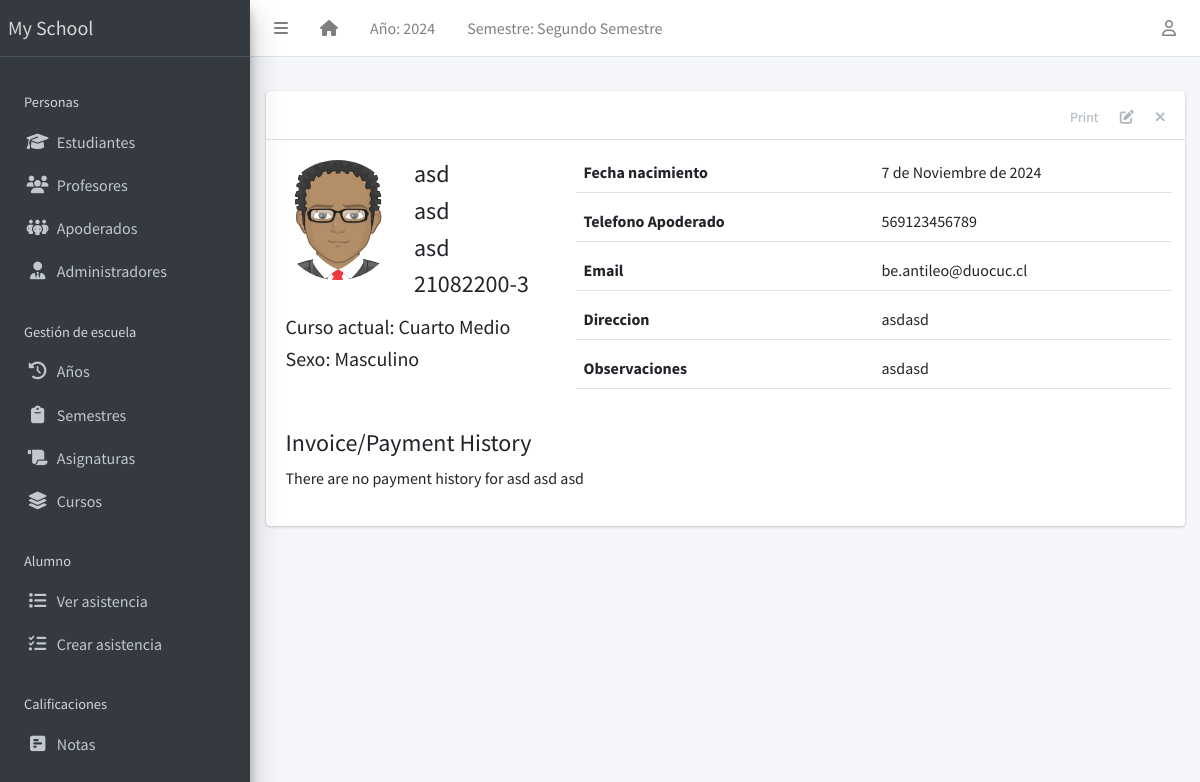
Screenshot of /student/5/ (signed in) with the database file from the repository.
### apps/corecode/models.py (models this page shows, shortened)
class AcademicSession(models.Model):
    name = models.CharField(max_length=200, unique=True)
    current = models.BooleanField(default=True)
    class Meta:
        ordering = ["-name"]

class AcademicTerm(models.Model):
    name = models.CharField(max_length=20, unique=True)
    current = models.BooleanField(default=True)
    class Meta:
        ordering = ["name"]

class SiteConfig(models.Model):
    key = models.SlugField()
    value = models.CharField(max_length=200)

class StudentClass(models.Model):
    name = models.CharField(max_length=200, unique=True)
    class Meta:
        verbose_name = "Class"
        verbose_name_plural = "Classes"
        ordering = ["name"]
    def __str__(self):
        return self.name

### apps/students/models.py (models this page shows)
class Student(models.Model):
    STATUS_CHOICES = [("activo", "Activo"), ("inactivo", "Inactivo")]
    GENDER_CHOICES = [("masculino", "Masculino"), ("femenino", "Femenino")]
    estado = models.CharField(max_length=10, choices=STATUS_CHOICES, default="activo")
    rut_regex = RegexValidator(
        regex=r"^\d{1,2}\d{3}\d{3}-[0-9kK]{1}$",
        message="El RUT debe estar en el formato 'XXXXXXXX-X'"
    )
    rut = models.CharField(max_length=12, unique=True, validators=[rut_regex], blank=True)
    apellido_paterno = models.CharField(max_length=200)
    apellido_materno = models.CharField(max_length=200)
    nombres = models.CharField(max_length=200, blank=True)
    sexo = models.CharField(max_length=10, choices=GENDER_CHOICES, default="masculino")
    fecha_nacimiento = models.DateField(default=timezone.now)
    curso_actual = models.ForeignKey(
        StudentClass, on_delete=models.SET_NULL, blank=True, null=True
    )
    fecha_admision = models.DateField(default=timezone.now)
    telefono_regex = RegexValidator(
        regex="^[0-9]{9,15}$", message="El número de teléfono no tiene el formato correcto."
    )
    telefono_apoderado = models.CharField(
        validators=[telefono_regex], max_length=15, blank=True
    )
    direccion = models.TextField(blank=True)
    observaciones = models.TextField(blank=True)
    email = models.EmailField(
        max_length=254, unique=True, validators=[EmailValidator()],
        blank=True, null=True
    )
    foto = models.ImageField(blank=True, upload_to="students/fotos/")
    representante = models.ForeignKey(
        "representatives.Representatives", on_delete=models.SET_NULL, null=True, blank=True, related_name="estudiantes"
    )
    subjects = models.ManyToManyField(Subject, related_name="students", blank=True)
    class Meta:
        ordering = ["apellido_paterno", "apellido_materno", "nombres"]
    def __str__(self):
        return f"{self.nombres} {self.apellido_paterno} {self.apellido_materno}"

### apps/students/views.py (the view)
# urls.py: path("<int:pk>/", StudentDetailView.as_view(), name="student-detail"),
class StudentDetailView(LoginRequiredMixin, DetailView):
    model = Student
    template_name = "students/student_detail.html"
    def get_context_data(self, **kwargs):
        context = super(StudentDetailView, self).get_context_data(**kwargs)
        context["payments"] = Invoice.objects.filter(student=self.object)
        return context

### apps/corecode/context_processors.py (called while the page is built)
def site_defaults(request):
    current_session = AcademicSession.objects.get(current=True)
    current_term = AcademicTerm.objects.get(current=True)
    vals = SiteConfig.objects.all()
    contexts = {
        "current_session": current_session.name,
        "current_term": current_term.name,
    }
    for val in vals:
        contexts[val.key] = val.value
    return contexts

### apps/templatetags/user_groups.py (called while the page is built)
@register.filter
def in_group(user, group_id):
    return user.groups.filter(id=group_id).exists()

### apps/students/templates/students/student_detail.html
{% extends 'base.html' %}
{% load static %}
{% block content-header %}
<div class="card-header">
  <div class="card-tools">
    <a href="#" class="btn btn-tool">Print</a>
    <a href="{% url 'student-update' object.id %}" class="btn btn-tool">
      <i class="fas fa-edit"></i>
    </a>
    <a href="{% url 'student-delete' object.id %}" class="btn btn-tool">
      <i class="fas fa-times"></i>
    </a>
  </div>
</div>
{% endblock content-header %}
{% block content %}
    <div class="row mb-4">
      <div class="col-sm-4">
        <div class="row mb-2">
          {% if object.foto %}
            <img
              src="{{ object.foto.url }}"
              class="float-left rounded-circle mr-3" style="width: 120px; height: 120px;">
          {% else %}
            <img
              src="{% static 'dist/img/avatar.png' %}"
              class="float-left rounded-circle mr-3" style="width: 120px; height: 120px;">
          {% endif %}
          <div class="float-right">
            <h4>{{ object.nombres }} </h4>
            <h4>{{ object.apellido_paterno }} </h4>
            <h4>{{ object.apellido_materno }} </h4>
            <h4>{{ object.rut }} </h4>
          </div>
        </div>
        <h5>Curso actual: {{ object.curso_actual }} </h5>
        <h5>Sexo: {{ object.get_sexo_display }}</h5>
      </div>
      <div class="col-sm-8">
        <div>
          <div class="form-group border-bottom row">
            <label class="col">
              Fecha nacimiento
            </label>
            <div class="col">
              {{ object.fecha_nacimiento }}
            </div>
          </div>
          <div class="form-group border-bottom row">
            <label class="col">
              Telefono Apoderado
            </label>
            <div class="col">
              {{ object.telefono_apoderado}}
            </div>
          </div>
          <div class="form-group border-bottom row">
            <label class="col">
              Email
            </label>
            <div class="col">
              {{ object.email }}
            </div>
          </div>
          <div class="form-group border-bottom row">
            <label class="col">
              Direccion
            </label>
            <div class="col">
              {{ object.direccion }}
            </div>
          </div>
          <div class="form-group border-bottom row">
            <label class="col">
              Observaciones
            </label>
            <div class="col">
              {{ object.observaciones }}
            </div>
          </div>
        </div>
      </div>
    </div>
    <h4>Invoice/Payment History</h4>
    {% if payments %}
      <table class="table table-sm table-bordered table-hover">
        <thead class="thead-light">
          <tr>
            <th>For</th>
            <th>Amount Payable</th>
            <th>Amount Paid</th>
            <th>balance</th>
          </tr>
        </thead>
        <tbody>
          {% for payment in payments %}
            <tr class='clickable-row' data-href="{% url 'invoice-detail' payment.id %}">
              <td>{{payment.session}} - {{payment.term}} - {{ payment.class_for}}</td>
              <td>{{payment.total_amount_payable}}</td>
              <td>{{payment.total_amount_paid}}</td>
              <td>{{payment.balance}}</td>
            </tr>
          {% endfor %}
        </tbody>
      </table>
    {% else %}
        <p>There are no payment history for {{object}}</p>
    {% endif %}
{% endblock content %}

### templates/base.html (shortened to what this page needs)
{% load static %}
{% load custom_templatetag %}
<!DOCTYPE html>
<html lang="en">
<head>
  <link rel="stylesheet" href="https://cdnjs.cloudflare.com/ajax/libs/dropzone/5.9.3/dropzone.min.css">
  <link rel="stylesheet" href="https://cdnjs.cloudflare.com/ajax/libs/font-awesome/6.6.0/css/all.min.css" />
  <link rel="stylesheet"
    href="{% static 'plugins/overlayScrollbars/css/OverlayScrollbars.min.css' %}">
  <link rel="stylesheet" href="{% static 'plugins/Datatables/datatables.min.css' %}" />
  <link rel="stylesheet" href="{% static 'dist/css/adminlte.min.css' %}">
</head>
<body
  class="hold-transition sidebar-mini layout-fixed layout-navbar-fixed layout-footer-fixed">
  <div class="wrapper">
    <nav class="main-header navbar navbar-expand navbar-white navbar-light">
      <ul class="navbar-nav">
        <li class="nav-item">
          <a class="nav-link" data-widget="pushmenu" href="#" role="button"><i
              class="fas fa-bars"></i></a>
        </li>
        <li class="nav-item d-none d-sm-inline-block">
          <a href="{% url 'home' %} " class="nav-link"><i class="fa fa-home"></i></a>
        </li>
        <li class="nav-item d-none d-sm-inline-block">
          <a href="{% url 'current-session' %}" class="nav-link">Año: {{ current_session }}</a>
        </li>
        <li class="nav-item d-none d-sm-inline-block">
          <a href="{% url 'current-session' %}" class="nav-link">Semestre: {{ current_term }}</a>
        </li>
      </ul>
      <ul class="navbar-nav ml-auto">
        <li class="nav-item dropdown">
          <a class="nav-link" data-toggle="dropdown" href="#">
            <i class="far fa-user"></i>
          </a>
        </li>
      </ul>
    </nav>
    <aside class="main-sidebar sidebar-dark-primary elevation-4">
      <a href="{% url 'home' %}" class="brand-link">{{ school_name | default:"MySchool" }}</a>
      <div class="sidebar">
        <nav class="mt-2">
          <ul class="nav nav-pills nav-sidebar flex-column" data-widget="treeview" role="menu" data-accordion="false">
            <li class="nav-header" style="padding: 1.7rem 1rem .5rem;">Personas</li>
            <li class="nav-item">
              <a href="{% url 'student-list' %}" class="nav-link">
                <i class="nav-icon fas fa-graduation-cap"></i>
                <p>
                  Estudiantes
                </p>
              </a>
            </li>
            <li class="nav-item">
              <a href="{% url 'teacher-list' %}" class="nav-link">
                <i class="nav-icon fas fa-users"></i>
                <p>
                  Profesores
                </p>
              </a>
            </li>
            <li class="nav-item">
              <a href="{% url 'representatives-list' %}" class="nav-link">
                <i class="nav-icon fas fa-people-group"></i>
                <p>
                  Apoderados
                </p>
              </a>
            </li>
            <li class="nav-item">
              <a href="{% url 'staff-list' %}" class="nav-link">
                <i class="nav-icon fas fa-user-tie"></i>
                <p>
                  Administradores
                </p>
              </a>
            </li>
            <li class="nav-header">Gestión de escuela</li>
            <li class="nav-item">
              <a href="{% url 'sessions' %}" class="nav-link">
                <i class="nav-icon fas fa-clock-rotate-left"></i>
                <p>
                  Años
                </p>
              </a>
            </li>
            <li class="nav-item">
              <a href="{% url 'terms' %}" class="nav-link">
                <i class="nav-icon fas fa-clipboard"></i>
                <p>
                  Semestres
                </p>
              </a>
            </li>
            <li class="nav-item">
              <a href="{% url 'subjects' %}" class="nav-link">
                <i class="nav-icon fas fa-scroll"></i>
                <p>
                  Asignaturas
                </p>
              </a>
            </li>
            <li class="nav-item">
              <a href="{% url 'classes' %}" class="nav-link">
                <i class="nav-icon fas fa-layer-group"></i>
                <p>
                  Cursos
                </p>
              </a>
            </li>
            <li class="nav-header" style="padding: 1.7rem 1rem .5rem;">Alumno</li>
            <li class="nav-item">
              <a href="{% url 'attendance-list' %}" class="nav-link">
                <i class="nav-icon fas fa-list"></i>
                <p>
                  Ver asistencia
                </p>
              </a>
            </li>
            <li class="nav-item">
              <a href="{% url 'attendance-list' %}" class="nav-link">
                <i class="nav-icon fas fa-list-check"></i>
                <p>
                  Crear asistencia
                </p>
              </a>
            </li>
            <li class="nav-header">Calificaciones</li>
            <li class="nav-item">
              <a href="{% url 'subject_list' %}" class="nav-link">
                <i class="nav-icon fas fa-square-poll-horizontal"></i>
                <p>
                  Notas
                </p>
              </a>
            </li>
          </ul>
        </nav>
      </div>
    </aside>
    <div class="content-wrapper">
      <section class="content-header">
      </section>
      <section class="content">
        <div class="container-fluid">
          <div class="row">
            <div class="col-md-12">
              {% block fullcard %}
              <div class="card">
                {% block content-header %}{% endblock content-header %}
                <div class="card-body">
                  <div class="row">
                    <div class="col">
                      {% block content %}
                      {% endblock content %}
                    </div>
                  </div>
                </div>
              </div>
              {% endblock fullcard %}
            </div>
          </div>
        </div>
      </section>
    </div>
  </div>
</body>
</html>

### rows the page displays
AcademicSession: name "2024"
AcademicTerm: name "Segundo Semestre"
SiteConfig: value "My School"
Student: nombres "asd", apellido_paterno "asd", apellido_materno "asd", rut "21082200-3", curso_actual "Cuarto Medio", sexo "Masculino", fecha_nacimiento "7 de Noviembre de 2024", telefono_apoderado "569123456789", email "be.antileo@duocuc.cl", direccion "asdasd", observaciones "asdasd", nombres+apellido_paterno+apellido_materno "asd asd asd"
